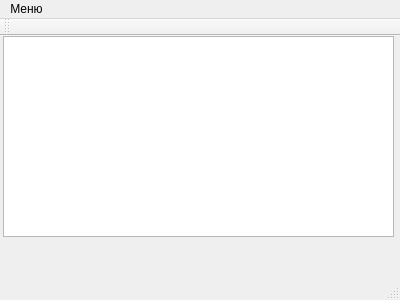
<?xml version="1.0" encoding="UTF-8"?>
<ui version="4.0">
 <class>MainWindow</class>
 <widget class="QMainWindow" name="MainWindow">
  <property name="geometry">
   <rect>
    <x>0</x>
    <y>0</y>
    <width>400</width>
    <height>300</height>
   </rect>
  </property>
  <property name="windowTitle">
   <string>Лабораторная работа №1</string>
  </property>
  <widget class="QWidget" name="centralWidget">
   <widget class="QTextEdit" name="textEdit">
    <property name="geometry">
     <rect>
      <x>3</x>
      <y>0</y>
      <width>391</width>
      <height>201</height>
     </rect>
    </property>
   </widget>
  </widget>
  <widget class="QMenuBar" name="menuBar">
   <property name="geometry">
    <rect>
     <x>0</x>
     <y>0</y>
     <width>400</width>
     <height>21</height>
    </rect>
   </property>
   <widget class="QMenu" name="menu">
    <property name="title">
     <string>Меню</string>
    </property>
    <addaction name="Author"/>
    <addaction name="Exit"/>
   </widget>
   <addaction name="menu"/>
  </widget>
  <widget class="QToolBar" name="mainToolBar">
   <property name="windowTitle">
    <string>Лабораторная работа №1</string>
   </property>
   <attribute name="toolBarArea">
    <enum>TopToolBarArea</enum>
   </attribute>
   <attribute name="toolBarBreak">
    <bool>false</bool>
   </attribute>
  </widget>
  <widget class="QStatusBar" name="statusBar"/>
  <action name="Author">
   <property name="text">
    <string>Авторы</string>
   </property>
  </action>
  <action name="Exit">
   <property name="text">
    <string>Выход</string>
   </property>
  </action>
  <action name="Save">
   <property name="text">
    <string>Сохранить</string>
   </property>
  </action>
  <action name="Clear">
   <property name="text">
    <string>Очистить</string>
   </property>
  </action>
 </widget>
 <layoutdefault spacing="6" margin="11"/>
 <resources/>
 <connections>
  <connection>
   <sender>Exit</sender>
   <signal>triggered()</signal>
   <receiver>MainWindow</receiver>
   <slot>close()</slot>
   <hints>
    <hint type="sourcelabel">
     <x>-1</x>
     <y>-1</y>
    </hint>
    <hint type="destinationlabel">
     <x>199</x>
     <y>149</y>
    </hint>
   </hints>
  </connection>
 </connections>
</ui>
